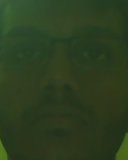
#> input picture examples/images/template.png, 128 x 160 px, found by its file name
$ python matching.py ../images/template.png
#> lines starting #> are read from the running program, lines starting #| are printed output that depends on the picture; after the words box and inside, x2 and y2 are one past the last pixel; in counts of white or black regions, pixels touching at a corner belong together
import cv2
import numpy as np
from matplotlib import pyplot as plt

def matching(path):
#> called with path = '../images/template.png'
	if path=='0':
		path=0;
	cap = cv2.VideoCapture(path)
	# setup initial location of window
	methods = ['cv2.TM_CCOEFF', 'cv2.TM_CCOEFF_NORMED', 'cv2.TM_CCORR',
            'cv2.TM_CCORR_NORMED', 'cv2.TM_SQDIFF', 'cv2.TM_SQDIFF_NORMED']

	template = cv2.imread('images/template.png');
#> template is the input picture: shape (160, 128, 3); mean B, G, R 32, 61.4, 44.3
	template_gray = cv2.cvtColor(template, cv2.COLOR_BGR2GRAY);
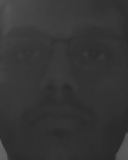
#> template_gray: shape (160, 128); min 36, max 105, mean 53
	w, h = template_gray.shape[::-1]
#> w = 128; h = 160

	hsv_roi =  cv2.cvtColor(template, cv2.COLOR_BGR2HSV)
#> hsv_roi: shape (160, 128, 3); mean H, S, V 47.6, 122.2, 61.4
	mask = cv2.inRange(hsv_roi, np.array((0., 60.,32.)), np.array((180.,255.,255.)))
#> mask: shape (160, 128); every value is 255
	roi_hist = cv2.calcHist([hsv_roi],[0],mask,[180],[0,180])
#> roi_hist = 180 values, max 2249 at index 45, min 0 at index 0, mean 113.8
	cv2.normalize(roi_hist,roi_hist,0,255,cv2.NORM_MINMAX)

	# Setup the termination criteria, either 10 iteration or move by atleast 1 pt
	term_crit = ( cv2.TERM_CRITERIA_EPS | cv2.TERM_CRITERIA_COUNT, 10, 1 )
	while(cap.isOpened()):
		_, frame = cap.read()
		frame_gray = cv2.cvtColor(frame, cv2.COLOR_BGR2GRAY);
		res = cv2.matchTemplate(frame_gray,template_gray,cv2.TM_SQDIFF_NORMED)
#> res = [1.36e-07]

		_,_, min_loc, max_loc = cv2.minMaxLoc(res)
#> min_loc = (0, 0); max_loc = (0, 0)
		track_window = (min_loc[0],min_loc[1],w,h);
#> track_window = (0, 0, 128, 160)

		#hsv = cv2.cvtColor(frame, cv2.COLOR_BGR2HSV)
		#dst = cv2.calcBackProject([hsv],[0],roi_hist,[0,180],1)


		# apply meanshift to get the new location
		#ret, track_window = cv2.CamShift(dst, track_window, term_crit)

		x,y,w,h = track_window
#> x = 0; y = 0
		cv2.rectangle(frame, (x,y), (x+w,y+h), 255,2)
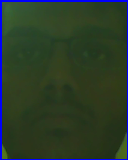
#> frame: shape (160, 128, 3); 4.17% of pixels changed, all inside (x1, y1, x2, y2) = (0, 0, 128, 160)

		cv2.imshow('morph',frame);
		if cv2.waitKey(1) & 0xFF == ord('q'):
#> (key q is pressed here)
			break
	cap.release()
	cv2.destroyAllWindows()


if __name__ == "__main__":
	import sys;
	##default
	matching(sys.argv[1]);
